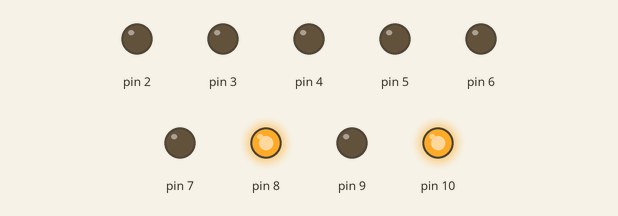
Simulated run of this sketch. Board: Arduino Uno, built with avr-gcc and run on an emulated ATmega328P. Parts: output pins drawn as LEDs (lit = HIGH). Pins used as bus, display or sensor lines are not drawn.

Above: at 0.1 s.
At 4.1 s:
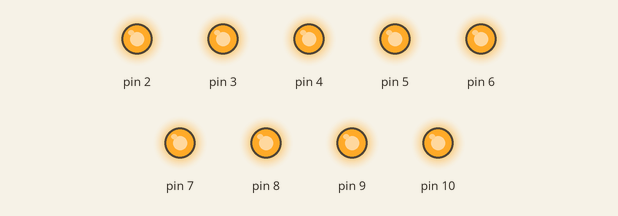
Timing chart, 0 to 5.6 s (numbered marks = the images above):
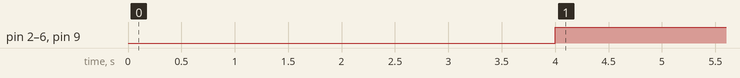

The sketch:

sketch_jan15b.ino
```cpp
#include <SPI.h>

void setup() {
  // put your setup code here, to run once:
  Serial.begin(9600);
  SPI.begin();
  for(int i = 0; i < 14; i++){
    pinMode(i, OUTPUT);
  }
  digitalWrite(8, LOW);
  digitalWrite(8, HIGH);
  delay(2000);
  digitalWrite(7, LOW);
  delay(2000);
  digitalWrite(7, HIGH);
}

void loop() {
  // put your main code here, to run repeatedly:
  for(int i = 0; i < 14; i++){
  digitalWrite(i, HIGH);
  }
}
```

Measured:
- by itself, pin 2–6, pin 9: LOW → HIGH at 4.0 s
